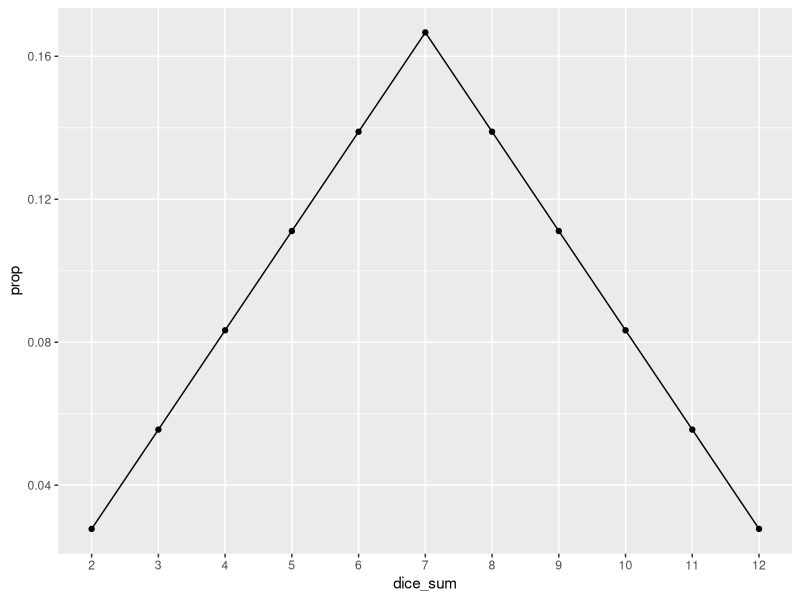

R code for this plot:
## ---- chunk 1
library(tidyverse)
## ---- chunk 2
library(dplyr)
library(tidyr)
# Create a vector of possible dice rolls
dice <- 1:6
# Create a dataframe of all possible two dice rolls.
two_dice <- crossing(dice_1 = dice, dice_2 = dice)

head(two_dice)
tail(two_dice)
## ---- chunk 3
two_dice <- two_dice |>
  mutate(dice_sum = dice_1 + dice_2)
## ---- chunk 4
# Uncomment after completing the previous problem part.
two_dice_sum <- two_dice |>
  group_by(dice_sum) |>
  summarize(count = n()) |> # Count number of rows for each number
  ungroup() |> # Stop doing things by number
  mutate(prop = count / sum(count)) |> # Divide each count by the total.
  arrange(dice_sum) # Order rows by dice quantity.
## ---- chunk 5
ggplot(two_dice_sum, aes(x = dice_sum, y = prop)) +
  geom_point() +
  geom_path() +
  scale_x_continuous(breaks = seq(2, 12, 1)) +
  theme(panel.grid.minor.x = element_blank())
## ---- chunk 6
get_dice_prob <- function(q, t_data = two_dice_sum) {
  # Probability is zero if the input value is not between 2 and 12
  if (!(q %in% 2:12)) {
    return(0)
  }

  # If between 2 and 12, then grab the value from the dataset.
  t_data |>
    filter(dice_sum == q) |>
    pull(prop)
}

get_dice_prob(4)
get_dice_prob(1)
## ---- chunk 7
# Calculate the probability of rolling NOT a 12.
prob_no_12 <- 1 - get_dice_prob(12)

# THEN, calculate the probability of rolling at least one 12.
1 - prob_no_12^6
## ---- chunk 8
1 / 6
